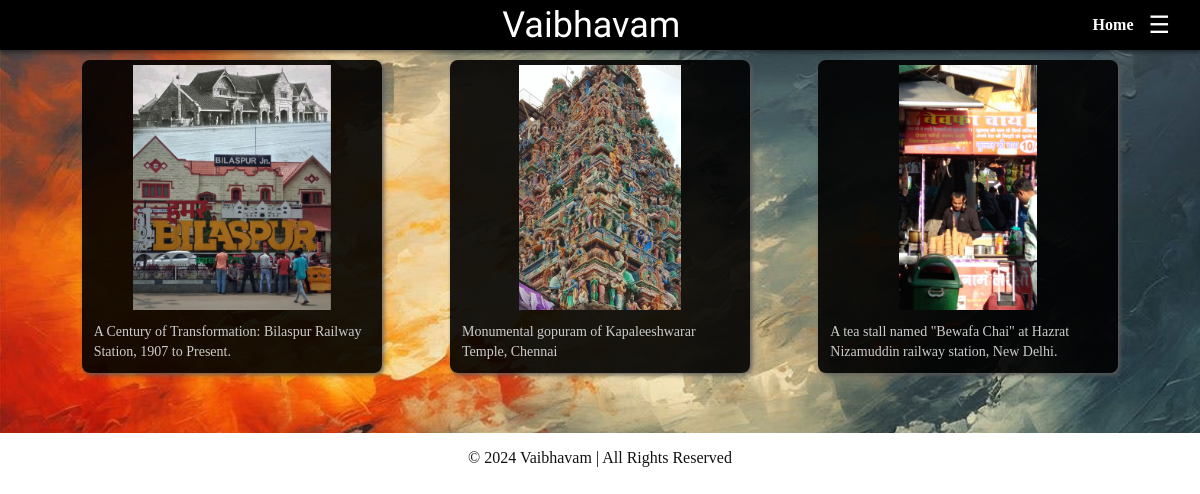
The page /gallery on the database its author committed.
### blog/models.py (models this page shows, shortened)
class GalleryImage(models.Model):
    image = models.ImageField(upload_to='gallery_images/')
    caption = models.TextField()

### blog/views.py (the view)
# urls.py: path('gallery', views.gallery_view, name='image_gallery' ),
def gallery_view(request):
    images = GalleryImage.objects.all()
    return render(request, 'gallery.html', {'images': images})

### blog/templates/gallery.html (shortened to what this page needs)
{% extends "home.html" %}
{% load static %}
{% block content %}
<div class="gallery" style="background-image: url('{% static "cr.jpg" %}');">
    {% for image in images %}
        <div class="gallery-item">
            <a target="_blank" href="{{ image.image.url }}">
            <img src="{{ image.image.url }}" alt="{{ image.caption }}"></a>
            <p>{{ image.caption }}</p>
        </div>
    {% endfor %}
</div>
{% endblock %}

### blog/templates/home.html (shortened to what this page needs)
{% load static %}
<!DOCTYPE html>
<html lang="en">
<head>
    <link rel="stylesheet" href="{% static 'css/home/style.css' %}">
</head>
<body>
    {% include "header.html" %}
    {% block content %}
    {% endblock %}
    {% include "footer.html" %}
</body>
</html>

### blog/templates/header.html (shortened to what this page needs)
{% load static %}
<div class="header">
    <div class="navbar">
        <div class="title">Vaibhavam</div>
        <div class="navbar-links">
            <a href="{% url 'blog:home' %}">Home</a>
            <div class="menu-icon" onclick="toggleMenu()">
                ☰
            </div>
        </div>
    </div>
</div>

### blog/templates/footer.html
<footer >
    <p>&copy; 2024 Vaibhavam | All Rights Reserved</p>
</footer>

### blog/static/css/home/style.css (style rules this page uses)
:root { --background-color: #121212; --text-color: #ffffff; --navbar-bg: rgba(0, 0, 0, 0.5); --navbar-text: #ffffff; --navbar-hover: #e08344; --category-bg: #1e1e1e; --card-bg: #1c1c1c; --card-border-hover: rgb(241, 100, 44); --quote-bg: linear-gradient(120deg, #ae9850, #ba4524); --quote-text: #ffffff; --snippet-color: #cccccc; --meta-color: #aaaaaa; --accent-color: #e08344; }
@media (prefers-color-scheme: light) { :root { --background-color: #ffffff; --text-color: #121212; --navbar-bg: rgba(255, 255, 255, 0.9); --navbar-text: #121212; --navbar-hover: #d55a00; --category-bg: #f4f4f4; --card-bg: #f9f9f9; --card-border-hover: #d55a00; --quote-bg: linear-gradient(120deg, #ffcc80, #ffab40); --quote-text: #121212; --snippet-color: #555555; --meta-color: #777777; --accent-color: #d55a00; } }
* { box-sizing: border-box; }
body { margin: 0; padding: 0; font-family: Georgia, serif; background-color: var(--background-color); color: var(--text-color); overflow-x: hidden; }
.header { position: relative; text-align: center; }
.navbar { position: fixed; top: 0; z-index: 10; display: flex; justify-content: space-between; align-items: center; padding: 10px 30px; left: 0; right: 0; background-color: black; box-shadow: 0px 2px 5px rgba(0, 0, 0, 0.5); height: 50px; }
.navbar-links { display: flex; align-items: center; }
.title { font-family: 'Jaini Purva', Georgia, serif; font-size: 36px; color: white; margin: 0 auto; text-align: center; padding-left: 60px; }
.navbar-links a { text-decoration: none; color: white; font-weight: bold; margin-right: 15px; }
.menu-icon { font-size: 24px; color: white; cursor: pointer; }
.gallery { max-width: 1200px; margin: 0 auto; padding: 60px; display: grid; grid-template-columns: repeat(auto-fit, minmax(250px, 1fr)); gap: 25px; background-size: cover; background-position: 10% 10%; background-attachment: fixed; background-repeat: no-repeat; background-color: rgba(0, 0, 0, 1); }
.gallery-item { background-color: rgba(0, 0, 0, 0.9); border-radius: 8px; overflow: hidden; box-shadow: 2px 2px 4px rgba(94, 93, 93, 0.9); max-width: 300px; margin: 0 auto; }
.gallery-item img { width: 100%; height: auto; display: block; max-height: 250px; object-fit: contain; padding-top: 5px; }
.gallery-item p { padding: 12px; margin: 0; color: #cccccc; font-size: 14px; line-height: 1.4; }
footer { position: static; left: 0; bottom: 0; width: 100%; text-align: center; }

### rows shown on the page
GalleryImage: image (picture), caption "A Century of Transformation: Bilaspur Railway Station, 1907 to Present."
GalleryImage: image (picture), caption "Monumental gopuram of Kapaleeshwarar Temple, Chennai"
GalleryImage: image (picture), caption "A tea stall named \"Bewafa Chai\" at Hazrat Nizamuddin railway station, New Delhi."
